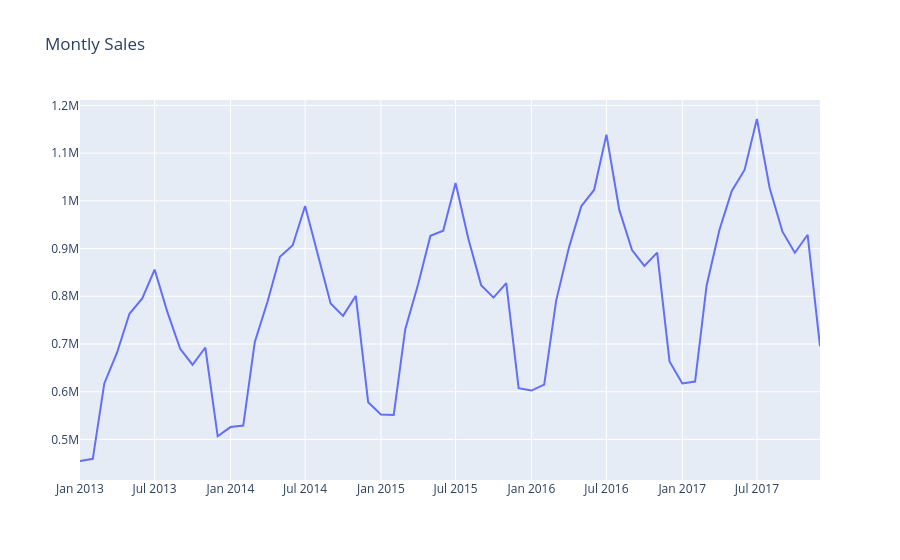

The notebook cell this image was saved under:
### Markdown cell above
## Data Transformation

### Code cell
#plot monthly sales
plot_data = [
    go.Scatter(
        x=df['date'],
        y=df['sales'],
    )
]
plot_layout = go.Layout(
        title='Montly Sales'
    )
fig = go.Figure(data=plot_data, layout=plot_layout)
fig.show()
